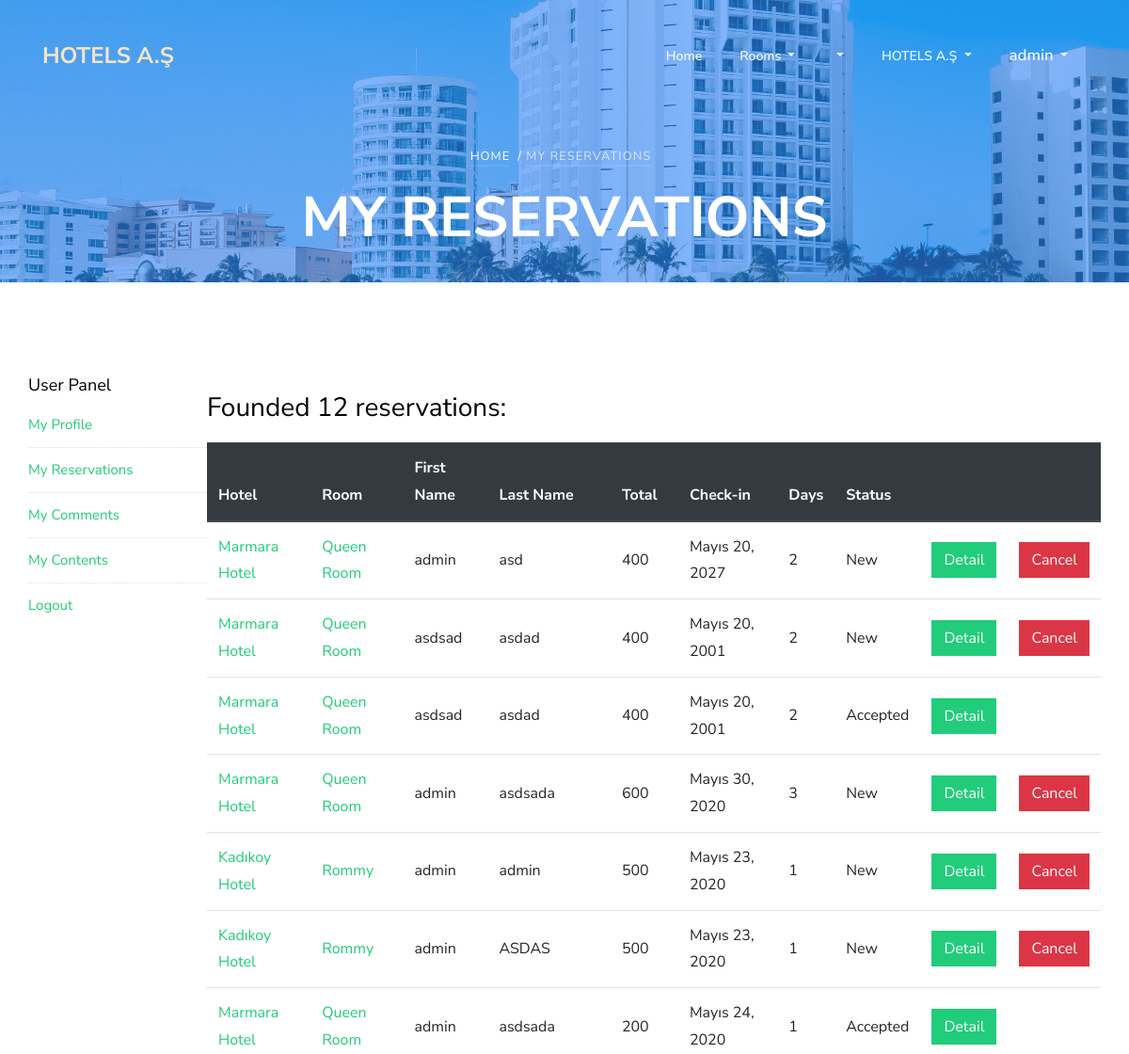
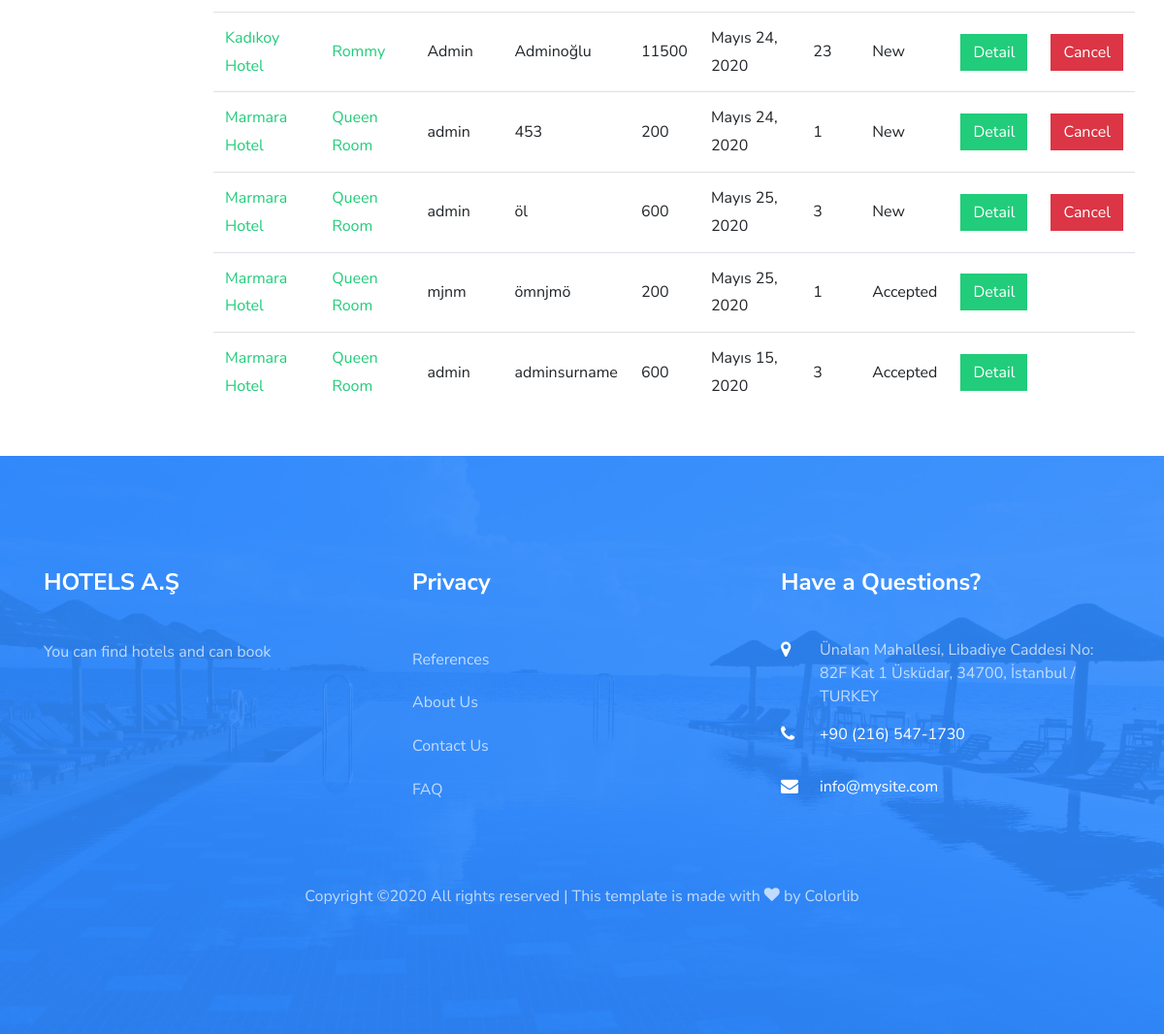
The app's page /user/reservations/ (signed in) with its own data (2 pictures, top to bottom).
### home/models.py (models this page shows, shortened)
class Setting(models.Model):
    title = models.CharField(max_length=200)
    keywords = models.CharField(max_length=255)
    description = models.CharField(max_length=255)
    company = models.CharField(max_length=80)
    address = models.CharField(max_length=255, blank=True)
    phone = models.CharField(max_length=20, blank=True)
    fax = models.CharField(max_length=20, blank=True)
    email = models.EmailField()
    smtpserver = models.CharField(max_length=255, blank=True)
    smtpemail = models.EmailField(blank=True)
    smtppassword = models.CharField(max_length=50, blank=True)
    smtpport = models.IntegerField(blank=True, null=True)
    image = models.ImageField(blank=True, upload_to='images/')
    facebook = models.CharField(max_length=80, blank=True)
    instagram = models.CharField(max_length=80, blank=True)
    twitter = models.CharField(max_length=80, blank=True)
    aboutus = RichTextUploadingField()
    contact = RichTextUploadingField()
    references = RichTextUploadingField()
    status = models.CharField(blank=True, max_length=5, choices=STATUS)
    created_at = models.DateTimeField(auto_now_add=True)
    updated_at = models.DateTimeField(auto_now=True)

### reservation/models.py (models this page shows, shortened)
class Reservation(models.Model):
    STATUS = (
        ('New', 'New'),
        ('Accepted', 'Accepted'),
        ('Canceled', 'Canceled'),
    )
    user = models.ForeignKey(User, on_delete=models.CASCADE)
    room = models.ForeignKey(Room, on_delete=models.CASCADE)
    name = models.CharField(max_length=30)
    surname = models.CharField(max_length=30)
    phone = models.CharField(blank=True, max_length=30)
    admin_note = models.CharField(blank=True, max_length=255)
    total = models.IntegerField()
    checkin = models.DateField(blank=False)
    checkout = models.DateField(blank=False)
    days = models.IntegerField(blank=True, default=1)
    ip = models.CharField(max_length=20)
    status = models.CharField(max_length=10, choices=STATUS, default='New')
    created_at = models.DateTimeField(auto_now_add=True)
    updated_at = models.DateTimeField(auto_now=True)

### hotel/models.py (models this page shows, shortened)
class Room(models.Model):
    hotel_id = models.ForeignKey(Hotel, on_delete=models.CASCADE)
    title = models.CharField(max_length=30)
    keywords = models.CharField(max_length=255)
    description = RichTextUploadingField()
    image = models.ImageField(blank=True, upload_to='images/')
    price = models.IntegerField(blank=False)
    status = models.CharField(blank=True, max_length=5, choices=STATUS)
    count = models.IntegerField(blank=False)
    slug = models.SlugField(null=False)
    created_at = models.DateTimeField(auto_now_add=True)
    updated_at = models.DateTimeField(auto_now=True)
    def __str__(self):
        return self.title
    def image_tag(self):
        return mark_safe('<img src="{}" height="50"/>'.format(self.image.url))
    image_tag.short_description = 'Image'

class Hotel(models.Model):
    STAR = (
        ('1', '1'),
        ('2', '2'),
        ('3', '3'),
        ('4', '4'),
        ('5', '5'),
    )
    title = models.CharField(max_length=30)
    keywords = models.CharField(max_length=255)
    description = RichTextUploadingField()
    image = models.ImageField(blank=True, upload_to='images/')
    category = models.ForeignKey(Category, on_delete=models.CASCADE)
    star = models.IntegerField(blank=True, choices=STAR)
    address = models.CharField(max_length=80)
    city = models.CharField(max_length=20)
    country = models.CharField(max_length=20)
    location = models.CharField(max_length=20)
    phone = models.CharField(max_length=20)
    fax = models.CharField(max_length=20)
    email = models.EmailField()
    user_id = models.ForeignKey(User, on_delete=models.CASCADE)
    status = models.CharField(max_length=10, choices=STATUS)
    slug = models.SlugField(null=False, unique=True)
    created_at = models.DateTimeField(auto_now_add=True)
    updated_at = models.DateTimeField(auto_now=True)
    def __str__(self):
        return self.title
    def image_tag(self):
        return mark_safe('<img src="{}" height="50"/>'.format(self.image.url))
    image_tag.short_description = 'Image'

### user/views.py (the view)
# urls.py: path('reservations/', views.reservations, name="reservations"),
@login_required(login_url='/login')
def reservations(request):
    setting = Setting.objects.first()
    category = Category.objects.filter(status=True)
    menu = Menu.objects.filter(status=True)
    reservations = Reservation.objects.filter(user_id=request.user.id)
    context = {
        'setting': setting,
        'category': category,
        'menu': menu,
        'page': 'My Reservations',
        'reservations': reservations
    }
    return render(request, 'user_reservations.html', context)

### user/templates/user_reservations.html (shortened to what this page needs)
{% extends 'homebase.html' %}
{% load static %}
{% block content %}
<section class="ftco-section ftco-no-pb ftco-room">
	<div class="container px-0">
		<div class="row no-gutters">
            <p>{% include 'user_panel.html' %}</p>
            <div class="col-md-10 clearfix table-responsive">
                <p>
                <p style="color:black"><h3>Founded {{reservations.count}} reservation{{reservations.count | pluralize}}:</h3></p>
                <table class="table">
                    <thead class="thead-dark">
                      <tr>
                        <th scope="col">Hotel</th>
                        <th scope="col">Room</th>
                        <th scope="col">First Name</th>
                        <th scope="col">Last Name</th>
                        <th scope="col">Total</th>
                        <th scope="col">Check-in</th>
                        <th scope="col">Days</th>
                        <th scope="col">Status</th>
                        <th scope="col"></th>
                        <th scope="col"></th>
                      </tr>
                    </thead>
                    <tbody>
                    {% if reservations%}
                    {% for reservation in reservations %}
                      <tr>
                        <td style="vertical-align: middle;"><a href="{% url 'hotel' reservation.room.hotel_id.id reservation.room.hotel_id.slug %}">{{reservation.room.hotel_id}}</a></td>
                        <td style="vertical-align: middle;"><a href="{% url 'room' reservation.room.id reservation.room.hotel_id.slug reservation.room.slug %}">{{ reservation.room }}</a></td>
                        <td style="vertical-align: middle;">{{ reservation.name }}</td>
                        <td style="vertical-align: middle;">{{ reservation.surname }}</td>
                        <td style="vertical-align: middle;">{{ reservation.total }}</td>
                        <td style="vertical-align: middle;">{{ reservation.checkin }}</td>
                        <td style="vertical-align: middle;">{{ reservation.days }}</td>
                        <td style="vertical-align: middle;">{{ reservation.status }}</td>
                        <td style="vertical-align: middle;"><a href="{% url 'user:reservation_detail' reservation.id %}" class="btn btn-primary">Detail</a></td>
                        <td style="vertical-align: middle;">{% if reservation.status == "New" %}<a href="{% url 'reservation_delete' reservation.id %}" class="btn btn-danger">Cancel</a>{% endif %}</td>
                      </tr>
                    {% endfor %}
                    {% endif %}
                    </tbody>
                </table>
                </p>
            </div>
		</div>
	</div>
</section>
<br>
{% endblock  %}

### home/templates/header.html (shortened to what this page needs)
{% load static %}
<nav class="navbar navbar-expand-lg navbar-dark ftco_navbar bg-dark ftco-navbar-light" id="ftco-navbar">
  <div class="container">
    <a class="navbar-brand" href="/"><span>{{ setting.company|linebreaksbr }}</span></a>
    <div class="collapse navbar-collapse" id="ftco-nav">
      <ul class="navbar-nav ml-auto">
        <li class="nav-item"><a href="/" class="nav-link">Home</a></li>
        <li class="nav-item dropdown">
            <a class="dropdown-toggle nav-link" href="{% url 'all-category'%}" id="dropdownMenuLink" aria-haspopup="true" aria-expanded="false">
              Rooms
            </a>
        </li>
        {% if menu %}
        {% load mptt_tags %}
        {% recursetree menu %}
            <li {% if not node.is_leaf_node %} class="nav-item dropdown"{% endif %}>
                <a class="{% if not node.is_leaf_node %}dropdown-toggle nav-link{% else %}dropdown-item{% endif %} " href="{% if node.is_leaf_node %}{% url 'menu' node.id %}{% endif %}" {% if not node.is_leaf_node %} data-toggle="dropdown" {% endif %} id="dropdownMenuLink" aria-haspopup="true" aria-expanded="false">
                </a>
            </li>
        {% endrecursetree %}
        {% endif %}
        <li class="nav-item dropdown">
            <a class="dropdown-toggle nav-link" href="#" id="dropdownMenuLink" aria-haspopup="true" aria-expanded="false">
              {{setting.company}}
            </a>
        </li>
      </ul>
      <ul class="navbar-nav mr-right">
      {% if user.id is None %}
        <li class="nav-item dropdown">
            <a class="nav-link dropdown-toggle" href="" id="navbarDropdownMenuLink" data-toggle="dropdown" aria-haspopup="true" aria-expanded="false">
            Login
            </a>
            <div class="dropdown-menu p-3">
              {% if messages %}
                {% for message in messages %}
                  <div class="alert alert-{{ message.tags }}" role="alert">
                    {{ message | safe}}
                  </div>
                {% endfor %}
              {% endif %}
              <form action="{% url 'login' %}" method="post" accept-charset="UTF-8" class="form-horizontal">
                {% csrf_token %}
                <input class="form-control login" type="text" name="username" placeholder="Username">
                <input class="form-control login" type="password" name="password" placeholder="Password">
                <input class="btn btn-primary" type="submit" name="submit" value="Login">
              </form>
              <a href="{% url 'sign_up' %}" style="color:black;">
                Sign up
              </a>
            </div>
        </li>
      {% else %}
        <li class="nav-item dropdown">
            <a class="nav-link dropdown-toggle" href="" id="navbarDropdownMenuLink" data-toggle="dropdown" aria-haspopup="true" aria-expanded="false">
            <big>{% if user.first_name %}{{user.first_name}}{% else %}{{user.username}}{% endif %}</big>
            </a>
        </li>
      {% endif %}
      </ul>
    </div>
  </div>
</nav>
{% if page != 'index' %}
<div class="hero-wrap" style="background-image: url({% static 'assets/images/bg_3.jpg' %});">
  <div class="overlay"></div>
  <div class="container">
    <div class="row no-gutters slider-text d-flex align-itemd-center justify-content-center">
      <div class="col-md-9 ftco-animate text-center d-flex align-items-end justify-content-center">
      	<div class="text">
          <p class="breadcrumbs mb-2"><span class="mr-2"><a href="{% url 'index' %}">Home</a></span>/ {% if page.lower == 'room' %}<span class="mr-2"><a href="{% url 'hotel' room.hotel_id.id room.hotel_id.slug %}">{{room.hotel_id}} /</a></span><span class="mr-2">{{room.title}}</span>{% else %}<span class="mr-2">{{page}}</span>{% endif %}</p>
          <h1 class="mb-4 bread">{% if page.lower == 'room' %}{{room}} {% else %} {{page.upper}}{% endif %}</h1>
        </div>
      </div>
    </div>
  </div>
</div>
{% endif %}

### home/templates/footer.html (shortened to what this page needs)
{% load static %}
<footer class="ftco-footer ftco-section img" style="background-image: url({% static 'assets/images/bg_4.jpg)' %};">
	<div class="overlay"></div>
  <div class="container">
    <div class="row mb-5">
      <div class="col-md">
        <div class="ftco-footer-widget mb-4">
          <h2 class="ftco-heading-2">{{setting.company}}</h2>
          <p>{{setting.description}}</p>
          <ul class="ftco-footer-social list-unstyled float-md-left float-lft mt-5">
          </ul>
        </div>
      </div>
      <div class="col-md">
         <div class="ftco-footer-widget mb-4">
          <h2 class="ftco-heading-2">Privacy</h2>
          <ul class="list-unstyled">
            <li><a href="/references" class="py-2 d-block">References</a></li>
            <li><a href="/aboutus" class="py-2 d-block">About Us</a></li>
            <li><a href="/contact" class="py-2 d-block">Contact Us</a></li>
            <li><a href="/faq" class="py-2 d-block">FAQ</a></li>
          </ul>
        </div>
      </div>
      <div class="col-md">
        <div class="ftco-footer-widget mb-4">
        	<h2 class="ftco-heading-2">Have a Questions?</h2>
        	<div class="block-23 mb-3">
              <ul>
                <li><span class="icon icon-map-marker"></span><span class="text">{{setting.address}}</span></li>
                <li><a href="tel://{{setting.phone}}"><span class="icon icon-phone"></span><span class="text">{{setting.phone}}</span></a></li>
                <li><a href="mailto:{{setting.email}}"><span class="icon icon-envelope"></span><span class="text">{{setting.email}}</span></a></li>
              </ul>
            </div>
        </div>
      </div>
    </div>
    <div class="row">
      <div class="col-md-12 text-center">
        <p>
  Copyright &copy;<script>document.write(new Date().getFullYear());</script> All rights reserved | This template is made with <i class="icon-heart color-danger" aria-hidden="true"></i> by <a href="https://colorlib.com" target="_blank">Colorlib</a>
  </p>
      </div>
    </div>
</div>
</footer>

### home/static/assets/css/icomoon.css (style rules this page uses)
[class^="icon-"], [class*=" icon-"] { font-family: 'icomoon' !important; speak: none; font-style: normal; font-weight: normal; font-variant: normal; text-transform: none; line-height: 1; -webkit-font-smoothing: antialiased; -moz-osx-font-smoothing: grayscale; }
.icon-heart:before { content: "\f004"; }
.icon-map-marker:before { content: "\f041"; }
.icon-phone:before { content: "\f095"; }
.icon-envelope:before { content: "\f0e0"; }

### records on screen
Setting: company "HOTELS A.Ş", description "You can find hotels and can book", address "Ünalan Mahallesi, Libadiye Caddesi No: 82F Kat 1 Üsküdar, 34700, İstanbul / TURKEY", phone "+90 (216) 547-1730", email "info@mysite.com"
Reservation: room.hotel_id "Marmara Hotel", room "Queen Room", name "admin", surname "asd", total "400", checkin "Mayıs 20, 2027", days "2", status "New", shows "Cancel"
Reservation: room.hotel_id "Marmara Hotel", room "Queen Room", name "asdsad", surname "asdad", total "400", checkin "Mayıs 20, 2001", days "2", status "New", shows "Cancel"
Reservation: room.hotel_id "Marmara Hotel", room "Queen Room", name "asdsad", surname "asdad", total "400", checkin "Mayıs 20, 2001", days "2", status "Accepted"
Reservation: room.hotel_id "Marmara Hotel", room "Queen Room", name "admin", surname "asdsada", total "600", checkin "Mayıs 30, 2020", days "3", status "New", shows "Cancel"
Reservation: room.hotel_id "Kadıkoy Hotel", room "Rommy", name "admin", surname "admin", total "500", checkin "Mayıs 23, 2020", days "1", status "New", shows "Cancel"
Reservation: room.hotel_id "Kadıkoy Hotel", room "Rommy", name "admin", surname "ASDAS", total "500", checkin "Mayıs 23, 2020", days "1", status "New", shows "Cancel"
Reservation: room.hotel_id "Marmara Hotel", room "Queen Room", name "admin", surname "asdsada", total "200", checkin "Mayıs 24, 2020", days "1", status "Accepted"
Reservation: room.hotel_id "Kadıkoy Hotel", room "Rommy", name "Admin", surname "Adminoğlu", total "11500", checkin "Mayıs 24, 2020", days "23", status "New", shows "Cancel"
Reservation: room.hotel_id "Marmara Hotel", room "Queen Room", name "admin", surname "453", total "200", checkin "Mayıs 24, 2020", days "1", status "New", shows "Cancel"
Reservation: room.hotel_id "Marmara Hotel", room "Queen Room", name "admin", surname "öl", total "600", checkin "Mayıs 25, 2020", days "3", status "New", shows "Cancel"
Reservation: room.hotel_id "Marmara Hotel", room "Queen Room", name "mjnm", surname "ömnjmö", total "200", checkin "Mayıs 25, 2020", days "1", status "Accepted"
Reservation: room.hotel_id "Marmara Hotel", room "Queen Room", name "admin", surname "adminsurname", total "600", checkin "Mayıs 15, 2020", days "3", status "Accepted"

### other values on screen
{{ user.first_name }} "admin"
{{ page }} "MY RESERVATIONS"
{{ page.upper }} "MY RESERVATIONS"
{{ reservations.count }} "12"
{{ reservations.count | pluralize }} "s"
